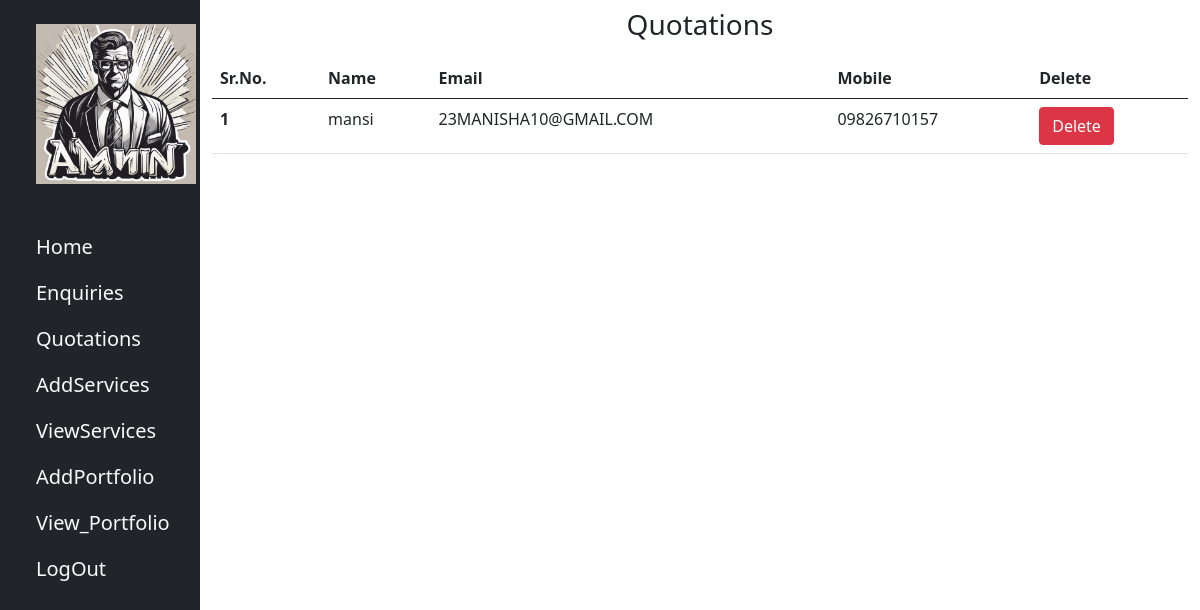
Before: /quotations/ with the older database file.
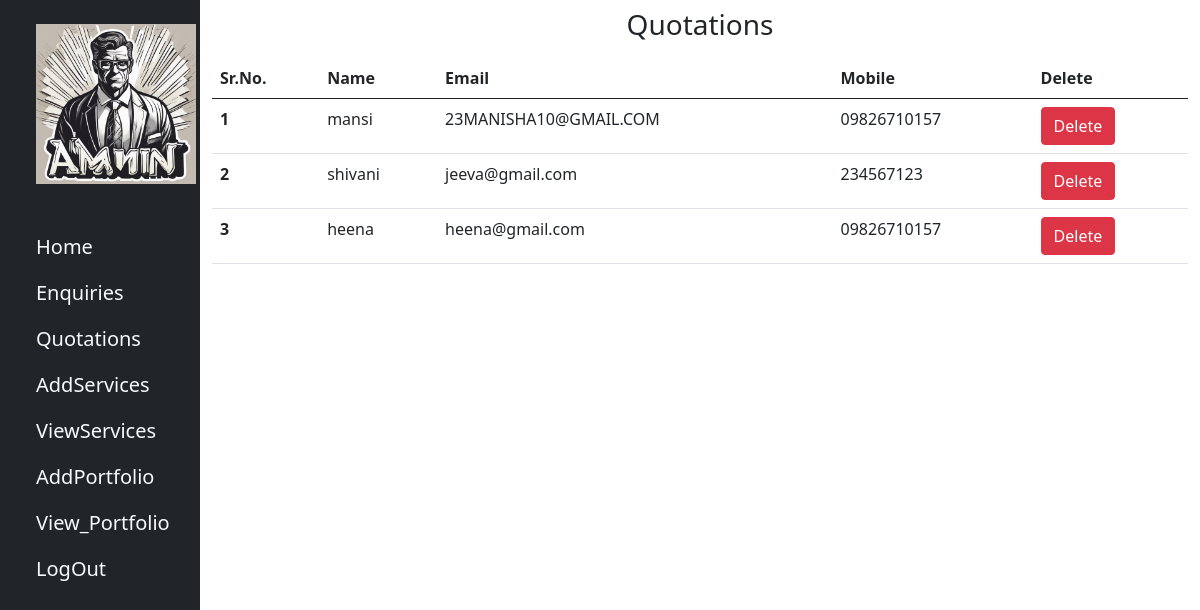
After: the same page with the newer database file.
### projectApp/models.py (models this page shows)
class Quote(models.Model):
    email=models.CharField(max_length=30)
    name=models.CharField(max_length=30)
    mobile=models.CharField(max_length=10)

### projectApp/views.py (the view)
# urls.py: path("quotations/",views.quotations,name="quotations"),
def quotations(request):
    quotations=Quote.objects.all()
    return render(request,'quotations.html',{'quotations':quotations})

### projectApp/templates/quotations.html (shortened to what this page needs)
<!DOCTYPE html>
<html lang="en">
<head>
  <link
    href="https://cdn.jsdelivr.net/npm/bootstrap@5.0.2/dist/css/bootstrap.min.css"
    rel="stylesheet"
  />
</head>
<body>
    <div class="container-fluid">
        <div class="row">
            <div class="col-md-2 bg-dark vh-100">
                {% include 'side_nav.html' %}
            </div>
            <div class="col-md-10">
                <h3 class="text-center mt-2 mb-3">Quotations</h3>
                <table class="table">
                  <thead>
                    <tr>
                      <th scope="col">Sr.No.</th>
                      <th scope="col">Name</th>
                      <th scope="col">Email</th>
                      <th scope="col">Mobile</th>
                      <th scope="col">Delete</th>
                    </tr>
                  </thead>
                  <tbody>
                    {% for item in quotations %}
                    <tr>
                      <th scope="row">{{ item.id }}</th>
                      <td>{{ item.name }}</td>
                      <td>{{ item.email }}</td>
                      <td>{{ item.mobile }}</td>
                      <td><a href="/delete_quotations/{{item.id}}" class="btn btn-danger" onclick="javascript:return confirm('Are You Sure To Delete')">Delete</a></td>
                    </tr>
                   {% endfor %}
                  </tbody>
                </table>
            </div>
        </div>
    </div>
</body>
</html>

Changed rows visible on the page:
added Quote: id "2", name "shivani", email "jeeva@gmail.com", mobile "234567123"
added Quote: id "3", name "heena", email "heena@gmail.com", mobile "09826710157"
